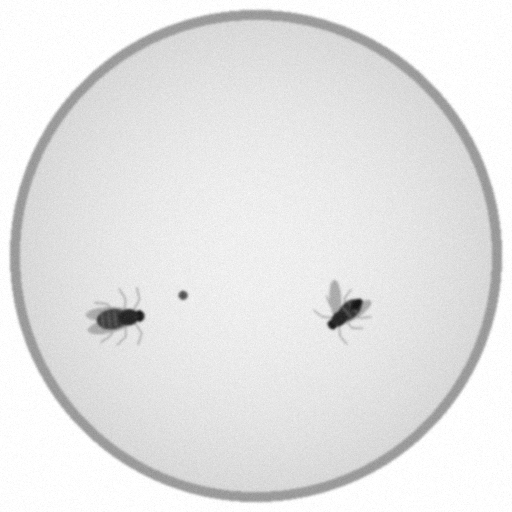
#> input picture data/sample_frames/frame_0000.png, 512 x 512 px
$ python -i pipeline.py   (imports and definitions only)
#> lines starting #> are read from the running program, lines starting #| are printed output that depends on the picture; after the words box and inside, x2 and y2 are one past the last pixel; in counts of white or black regions, pixels touching at a corner belong together
#> further down, picture is the input picture: shape (512, 512); min 16, max 255, mean 229.2
### src/features.py
"""Classical image-processing helpers shared by training and inference."""
import cv2
import numpy as np

BODY_T = 100        # gray < BODY_T  -> fly body only (wings/legs are lighter)
WING_T = 195        # gray < WING_T  -> body + wings (+ legs, removed by erosion)
MIN_AREA = 20
K3 = np.ones((3, 3), np.uint8)

try:
    from skimage.feature import hog as _hog

    # [5 lines left out: function hog, not called in this run]
except ImportError:
    # [48 lines left out: function hog, not called in this run]


def get_contours(gray):
    """Threshold the frame to the fly bodies and return external contours."""
    bw = (gray < BODY_T).astype(np.uint8)
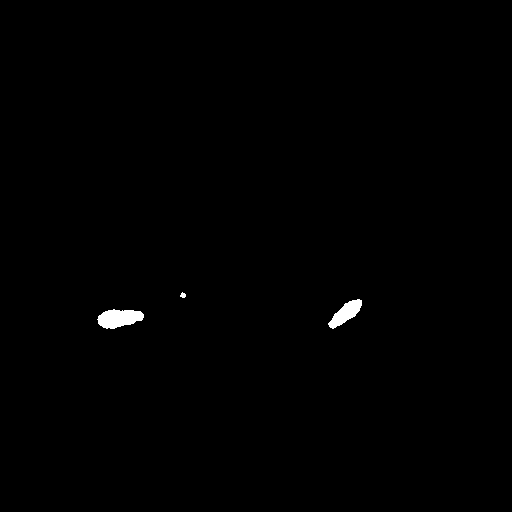
#> bw: shape (512, 512); values 0 (black) and 1 (white), 0.45% white; 3 white regions, box (x1, y1, x2, y2) and area: (97, 309, 144, 329) 663, (328, 299, 362, 329) 480, (180, 292, 186, 298) 25
    bw = cv2.morphologyEx(bw, cv2.MORPH_OPEN, K3)
#> bw: shape (512, 512); values 0 (black) and 1 (white), 0.44% white; 3 white regions
    cnts, _ = cv2.findContours(bw, cv2.RETR_EXTERNAL, cv2.CHAIN_APPROX_SIMPLE)
#> cnts = 3 contours, 1 with area under 20; largest, box (x1, y1, x2, y2) and area: (98, 310, 144, 329) 606, (329, 299, 362, 328) 434
    return [c for c in cnts if cv2.contourArea(c) >= MIN_AREA]


def contour_stats(c):
    """Area, centroid, principal-axis angle (image moments) and aspect ratio."""
    m = cv2.moments(c)
    a = m["m00"]
    if a < 1:
        return None
    cx, cy = m["m10"] / a, m["m01"] / a
    mu20, mu02, mu11 = m["mu20"] / a, m["mu02"] / a, m["mu11"] / a
    phi = 0.5 * np.degrees(np.arctan2(2 * mu11, mu20 - mu02))   # axis, ambiguous by 180
    root = np.sqrt(4 * mu11 ** 2 + (mu20 - mu02) ** 2)
    l1, l2 = 0.5 * (mu20 + mu02) + 0.5 * root, 0.5 * (mu20 + mu02) - 0.5 * root
    aspect = float(np.sqrt(l1 / max(l2, 1e-6)))
    return {"area": float(a), "cx": cx, "cy": cy, "phi": float(phi), "aspect": aspect}


# [26 lines left out: functions upright, masked_fly, orientation_patch, not called in this run]


def orientation_feature(patch):
    return hog(patch)


# [13 lines left out: function wing_patches, not called in this run]


def wing_feature(patch):
    return hog(patch)


def ang_diff(a, b):
    """Signed smallest difference a-b in degrees."""
    return (a - b + 180.0) % 360.0 - 180.0

### src/pipeline.py
"""Four-stage real-time analysis pipeline.

    Stage 1  FlyCount      decision tree on contour area        -> 0 / 1 / 2 flies
    Stage 2  Sex           standardise + logistic regression    -> which contour is male
    Stage 3  Orientation   moments + HOG + PCA + log. reg.      -> heading 0-360 deg
    Stage 4  WingAngle     HOG + PCA + linear regression        -> wing angles 0-90 deg
"""
import time

import cv2
import numpy as np
from sklearn.decomposition import PCA
from sklearn.linear_model import LinearRegression, LogisticRegression
from sklearn.pipeline import make_pipeline
from sklearn.preprocessing import StandardScaler
from sklearn.tree import DecisionTreeClassifier

import features as F

STAGES = ["FlyCount", "Sex", "Orientation", "WingAngle"]

# Plain-English names used in every printed report, JSON file and the GUI
STAGE_LABELS = {
    "FlyCount": "Stage 1 - Fly counting",
    "Sex": "Stage 2 - Sex identification",
    "Orientation": "Stage 3 - Orientation (heading)",
    "WingAngle": "Stage 4 - Wing angles",
}
STAGE_JSON_KEYS = {
    "FlyCount": "stage1_fly_counting",
    "Sex": "stage2_sex_identification",
    "Orientation": "stage3_orientation",
    "WingAngle": "stage4_wing_angles",
}


def make_count_model():
    return DecisionTreeClassifier(criterion="gini", max_depth=3, min_samples_leaf=5, random_state=0)


def make_sex_model():
    return make_pipeline(StandardScaler(), LogisticRegression(C=10.0, max_iter=2000))


def make_orient_model(n_components=15):
    return make_pipeline(PCA(n_components, random_state=0), StandardScaler(),
                         LogisticRegression(C=1.0, max_iter=5000))


def make_wing_model(n_components=40):
    return make_pipeline(PCA(n_components, random_state=0), LinearRegression())


class FlyPipeline:
    def __init__(self, count=None, sex=None, orient_m=None, orient_f=None, wing=None):
        self.count, self.sex, self.wing = count, sex, wing
        self.orient = {"M": orient_m, "F": orient_f}
        self.times = {s: 0.0 for s in STAGES}
        self.n_frames = 0

    def reset_timers(self):
        self.times = {s: 0.0 for s in STAGES}
        self.n_frames = 0

    # ------------------------------------------------------------------
    def process(self, gray):
        """Analyse one grayscale frame.

        Returns {"flies": [...], "status": "ok" | "merged" | "unresolved"}.
        Each fly dict has sex, x, y, heading and (males) wing_r / wing_l.
        """
        if len(gray.shape) == 3:
            gray = cv2.cvtColor(gray, cv2.COLOR_BGR2GRAY)
        if gray.shape != (512, 512):
            h, w = gray.shape[:2]
            if h == w:
                gray = cv2.resize(gray, (512, 512), interpolation=cv2.INTER_AREA)
            else:
                min_dim = min(h, w)
                y0 = (h - min_dim) // 2
                x0 = (w - min_dim) // 2
                gray = cv2.resize(gray[y0:y0 + min_dim, x0:x0 + min_dim], (512, 512), interpolation=cv2.INTER_AREA)

        T = self.times
        t0 = time.perf_counter()
        cnts = F.get_contours(gray)
#> cnts = 2 contours; box (x1, y1, x2, y2) and area: (98, 310, 144, 329) 606, (329, 299, 362, 328) 434
        stats = [F.contour_stats(c) for c in cnts]
#> stats = 2 items
        keep = [i for i, s in enumerate(stats) if s is not None]
#> keep = [0, 1]
        cnts, stats = [cnts[i] for i in keep], [stats[i] for i in keep]
#> (the run stopped early here; a loop or call above may not have finished)

$ run again, on data/sample_frames/frame_0001.png
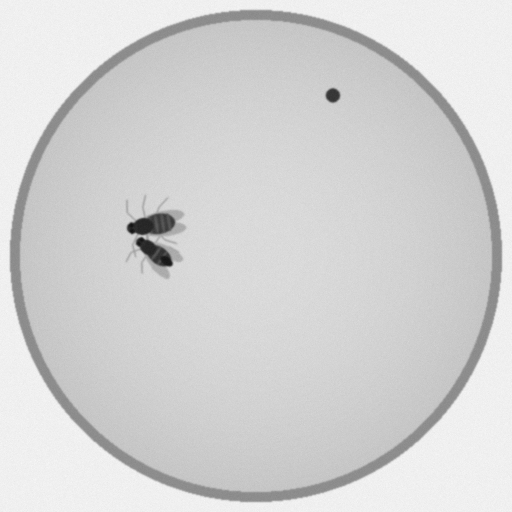
#> input picture data/sample_frames/frame_0001.png, 512 x 512 px
#> picture is the input picture: shape (512, 512); min 19, max 247, mean 211.4
#> in get_contours, `bw = (gray < BODY_T).astype(np.uint8)`:
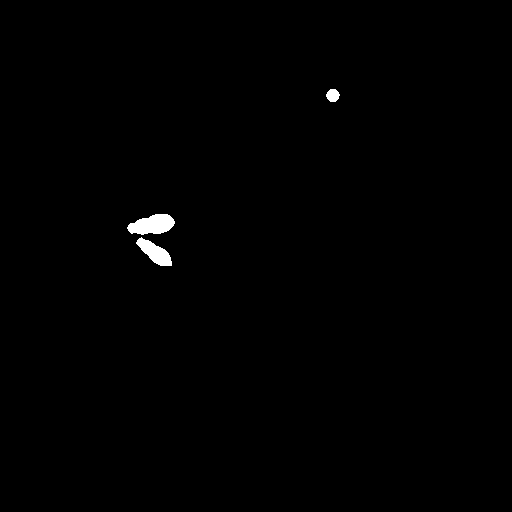
#> bw: shape (512, 512); values 0 (black) and 1 (white), 0.52% white; 3 white regions, box (x1, y1, x2, y2) and area: (127, 214, 175, 235) 706, (136, 237, 172, 266) 517, (326, 89, 340, 102) 137
#> in get_contours, `cnts, _ = cv2.findContours(bw, cv2.RETR_EXTERNAL, cv2.CHAIN_APPROX_SIM..`: cnts = 3 contours; box (x1, y1, x2, y2) and area: (128, 214, 175, 235) 650, (137, 238, 172, 266) 472, (326, 89, 339, 102) 117
#> stats = 3 items
#> keep = [0, 1, 2]

$ run again, on data/sample_frames/frame_0002.png
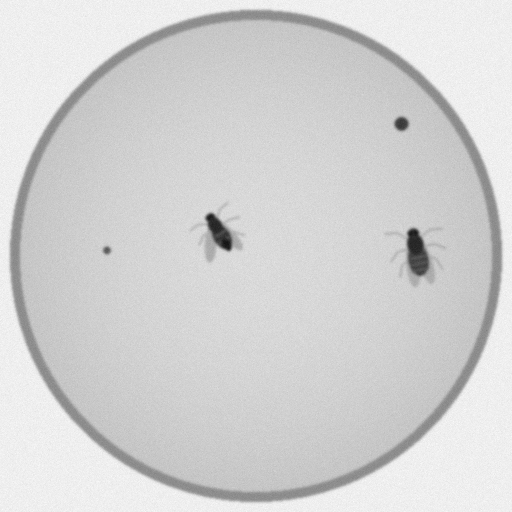
#> input picture data/sample_frames/frame_0002.png, 512 x 512 px
#> picture is the input picture: shape (512, 512); min 18, max 251, mean 210.7
#> in get_contours, `bw = (gray < BODY_T).astype(np.uint8)`:
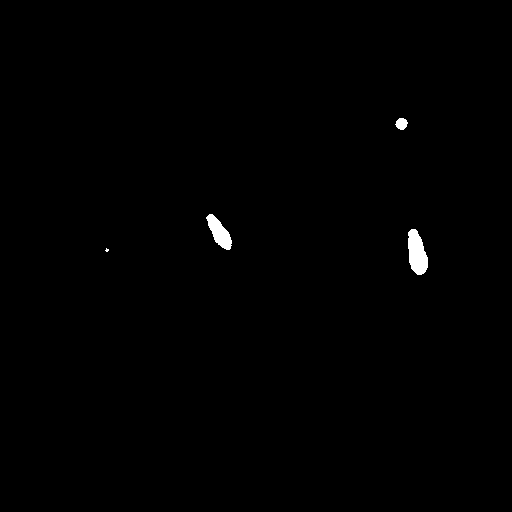
#> bw: shape (512, 512); values 0 (black) and 1 (white), 0.48% white; 4 white regions (1 under 20 px), largest, box (x1, y1, x2, y2) and area: (408, 229, 428, 275) 662, (206, 214, 232, 250) 475, (395, 118, 408, 130) 112
#> in get_contours, `cnts, _ = cv2.findContours(bw, cv2.RETR_EXTERNAL, cv2.CHAIN_APPROX_SIM..`: cnts = 3 contours; box (x1, y1, x2, y2) and area: (408, 229, 428, 275) 612, (207, 214, 232, 250) 431, (396, 118, 407, 130) 92
#> stats = 3 items
#> keep = [0, 1, 2]
